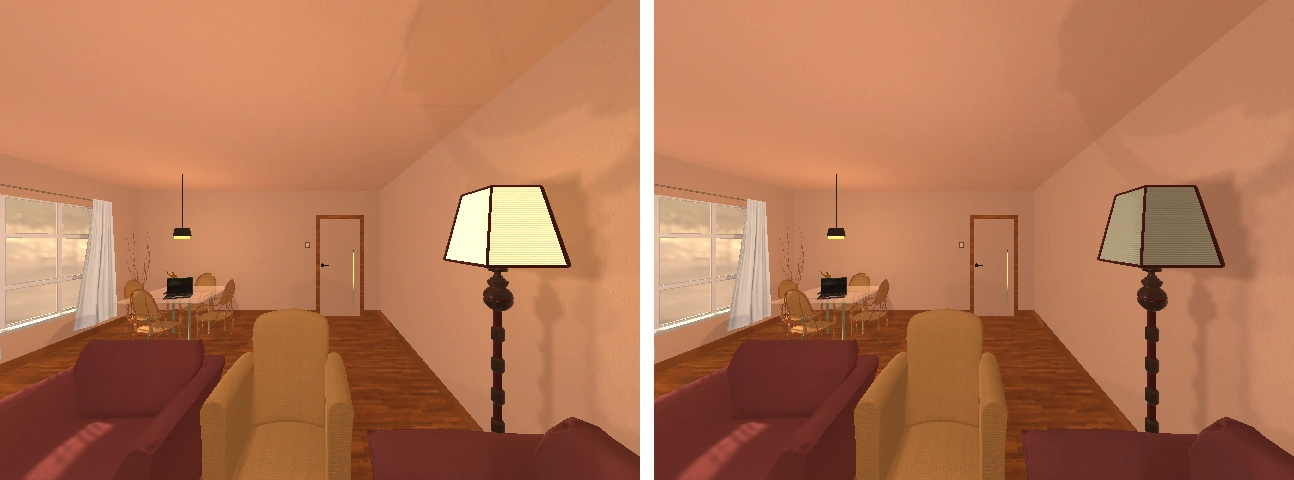
#> input picture assets/E01.webp, 1294 x 480 px
$ python -i generate_3rscan_three_tasks.py   (imports and definitions only)   (older library calls are emulated)
#> lines starting #> are read from the running program, lines starting #| are printed output that depends on the picture; after the words box and inside, x2 and y2 are one past the last pixel; in counts of white or black regions, pixels touching at a corner belong together
#> further down, picture is the input picture: shape (480, 1294, 3); mean B, G, R 84.2, 116.9, 177.8
#!/usr/bin/env python3
from __future__ import annotations

import argparse
import io
import json
import random
import shutil
import zipfile
from collections import defaultdict
from dataclasses import dataclass
from pathlib import Path
from typing import Sequence

import cv2
import numpy as np


SEQUENCE_ROOT = Path("/path/to/workspace/3RScan_sequence_only")
EXTRACTED_SAMPLE_ROOT = Path("/path/to/workspace/3RScan_public_sample_rgb_pose")
OUTPUT_ROOT = Path("/path/to/workspace/DATA/THREERSCAN")
ACTION_OPTIONS = ["向前移动", "向后移动", "向左移动", "向右移动", "向左转动", "向右转动", "向上转动", "向下转动"]


@dataclass
class SceneData:
    scene: str
    frame_ids: np.ndarray
    poses: np.ndarray
    source: str
    zip_path: Path | None = None
    seq_dir: Path | None = None


@dataclass
class Candidate:
    scene: str
    start_slot: int
    end_slot: int
    label: str
    family: str
    magnitude: float
    motion: dict
    score: float
    source: str


def ensure_dir(path: Path) -> None:
    path.mkdir(parents=True, exist_ok=True)


def write_json(path: Path, payload: object) -> None:
    ensure_dir(path.parent)
    path.write_text(json.dumps(payload, ensure_ascii=False, indent=2) + "\n", encoding="utf-8")


# [66 lines left out: functions write_jsonl, parse_pose_text, load_extracted_scene, load_zipped_scene, not called in this run]


def rotvec_deg(rotation: np.ndarray) -> np.ndarray:
    rotvec, _ = cv2.Rodrigues(rotation)
    return np.degrees(rotvec.reshape(3))


# [128 lines left out: functions motion_between, classify_motion, collect_scenes, collect_candidates, read_frame_from_scene, not called in this run]


def rotate_clockwise_90(frame: np.ndarray) -> np.ndarray:
    return cv2.rotate(frame, cv2.ROTATE_90_CLOCKWISE)


def edge_density(gray: np.ndarray) -> float:
    edges = cv2.Canny(gray, 80, 160)
    return float((edges > 0).mean())


def frame_content_metrics(frame: np.ndarray) -> dict:
    small = cv2.resize(frame, (480, 270))
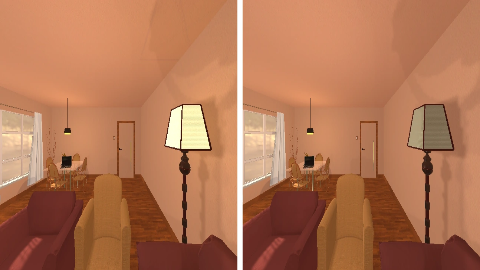
#> small: shape (270, 480, 3); mean B, G, R 84.2, 116.9, 177.8
    gray = cv2.cvtColor(small, cv2.COLOR_BGR2GRAY)
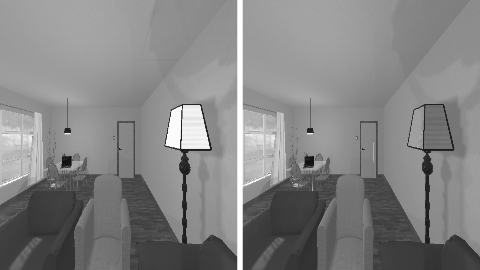
#> gray: shape (270, 480); min 15, max 255, mean 131.4
    h, w = gray.shape
#> h = 270; w = 480
    center = gray[h // 4 : (3 * h) // 4, w // 4 : (3 * w) // 4]
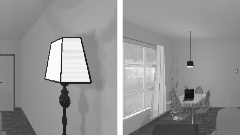
#> center: shape (135, 240); min 15, max 255, mean 148.2
    lower = gray[(2 * h) // 3 :, :]
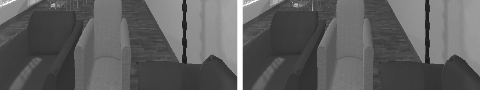
#> lower: shape (90, 480); min 27, max 255, mean 94.2
    upper = gray[: h // 3, :]
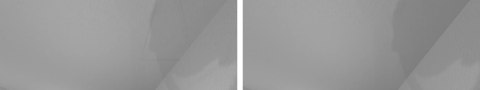
#> upper: shape (90, 480); min 123, max 255, mean 152.1
    return {
        "sharpness": float(cv2.Laplacian(gray, cv2.CV_64F).var()),
        "gray_std": float(gray.std()),
        "edge_density": edge_density(gray),
        "center_edge_density": edge_density(center),
        "upper_edge_density": edge_density(upper),
        "lower_edge_density": edge_density(lower),
    }
#> in edge_density, `edges = cv2.Canny(gray, 80, 160)`:
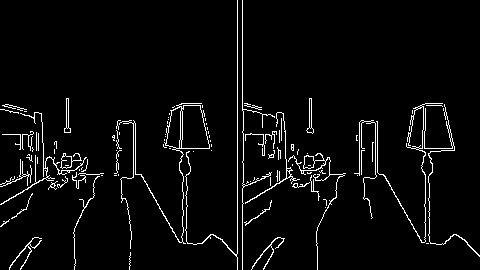
#> edges: shape (270, 480); 4.1% white in thin lines or dots
#> in edge_density (call 2), `edges = cv2.Canny(gray, 80, 160)`: edges: shape (135, 240); 6.2% white in thin lines or dots
#> in edge_density (call 3), `edges = cv2.Canny(gray, 80, 160)`: edges: shape (90, 480); 0.42% white in thin lines or dots, all inside (x1, y1, x2, y2) = (237, 0, 243, 90)
#> in edge_density (call 4), `edges = cv2.Canny(gray, 80, 160)`:
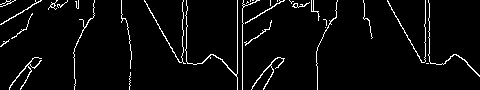
#> edges: shape (90, 480); 4.2% white in thin lines or dots


# [469 lines left out: functions visual_quality, apparent_motion_after_rotation, save_sample, save_frames, load_frames, action_text and 7 more, not called in this run]


# [2 lines not run here, left out]

>>> import cv2
>>> picture = cv2.imread('../../../assets/E01.webp')
>>> result = frame_content_metrics(picture)
#> result = {'sharpness': 704.1, 'gray_std': 41.23, 'edge_density': 0.041, 'center_edge_density': 0.0616, 'upper_edge_density': 0.00417, 'lower_edge_density': 0.0423}

$ run again, on assets/E04.webp
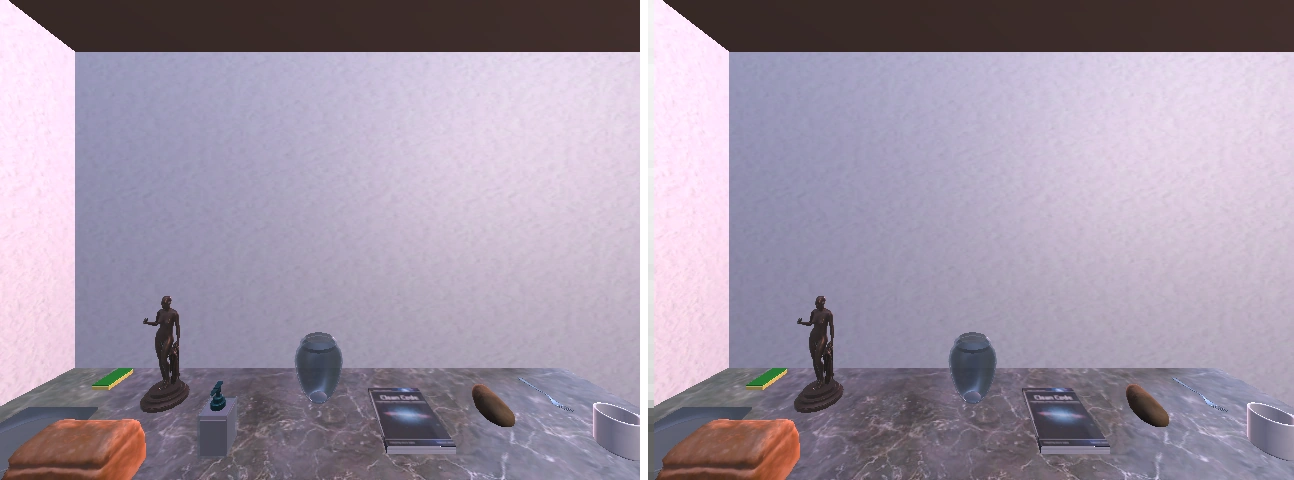
#> input picture assets/E04.webp, 1294 x 480 px
#> picture is the input picture: shape (480, 1294, 3); mean B, G, R 166.1, 148.8, 160.2
#> in edge_density, `edges = cv2.Canny(gray, 80, 160)`:
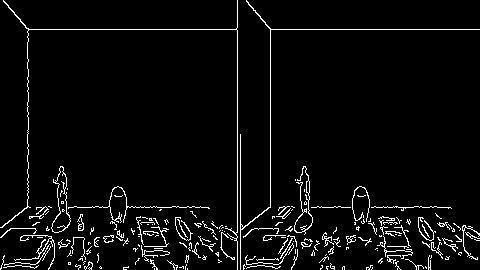
#> edges: shape (270, 480); 4.4% white in thin lines or dots
#> edges: shape (135, 240); 1.3% white in thin lines or dots
#> edges: shape (90, 480); 1.7% white in thin lines or dots
#> in edge_density (call 4), `edges = cv2.Canny(gray, 80, 160)`:
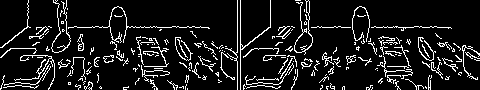
#> edges: shape (90, 480); 10.6% white in thin lines or dots
#> result = {'sharpness': 572, 'gray_std': 56.31, 'edge_density': 0.044, 'center_edge_density': 0.0133, 'upper_edge_density': 0.017, 'lower_edge_density': 0.106}
